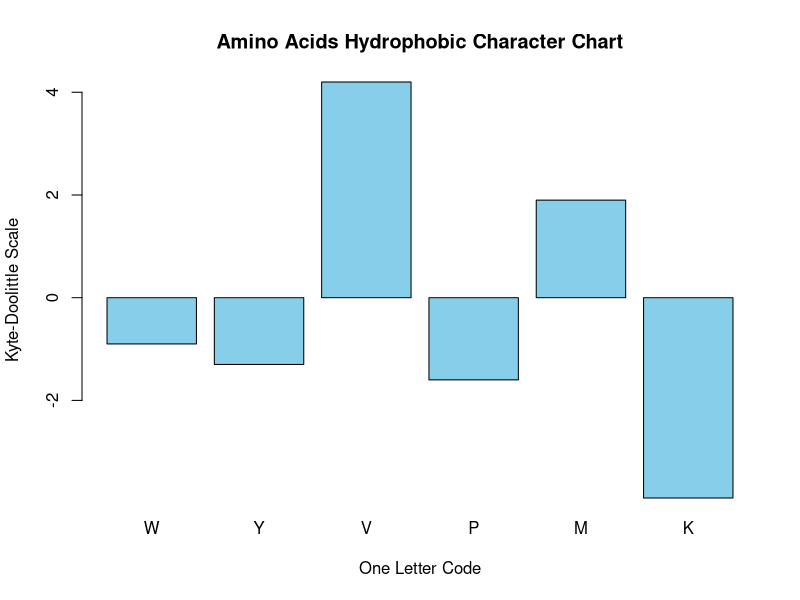

Generate this figure with R:
# Checkpoint 05 - Base R Property Plot

amino_acid <- c("Tryptophan", "Tyrosine", "Valine", "Proline", "Methionine", "Lysine")
one_letter_code <- c("W", "Y", "V", "P", "M", "K")
hydrophobicity <- c(-0.9, -1.3, 4.2, -1.6, 1.9, -3.9)  # Kyte-Doolittle scale

aa_table <- data.frame(amino_acid, one_letter_code, hydrophobicity)


png("hydrophobicity_to_aa.png", width = 1200, height = 600, res = 200, bg = "white", type = "cairo-png")
barplot(hydrophobicity, names.arg = one_letter_code,
        col = "skyblue", border = "black",
        main = "Amino Acids Hydrophobic Character Chart",
        xlab = "One Letter Code", ylab = "Kyte-Doolittle Scale")
dev.off()

# Few issues encountered like different working directory, as well as some WSL issues.
